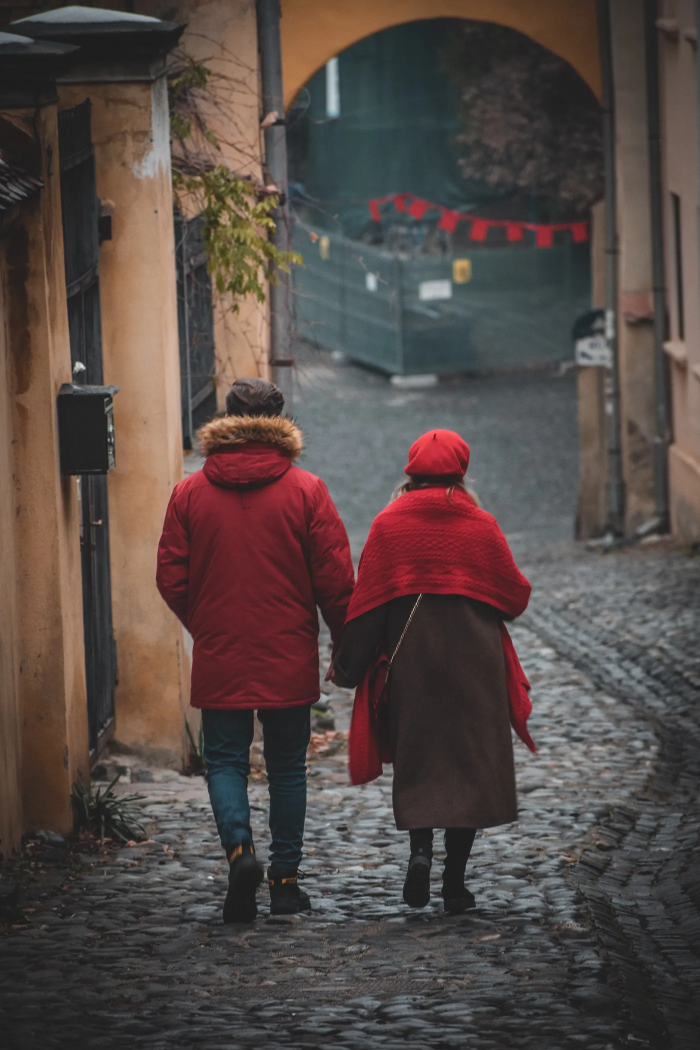
#> input picture aula02/original.jpeg, 1400 x 2100 px, given in place of Original.png, which was not available (shown at 1/2 size)
$ python exemplo2.py
#> lines starting #> are read from the running program, lines starting #| are printed output that depends on the picture; pictures that were not available may be replaced by others from this repository, and a replacement may not be noted
import cv2
import numpy as np
from matplotlib import pyplot as plt

kernel = np.ones((7, 7), np.uint8)

img_open = cv2.imread('Original.png', 0)
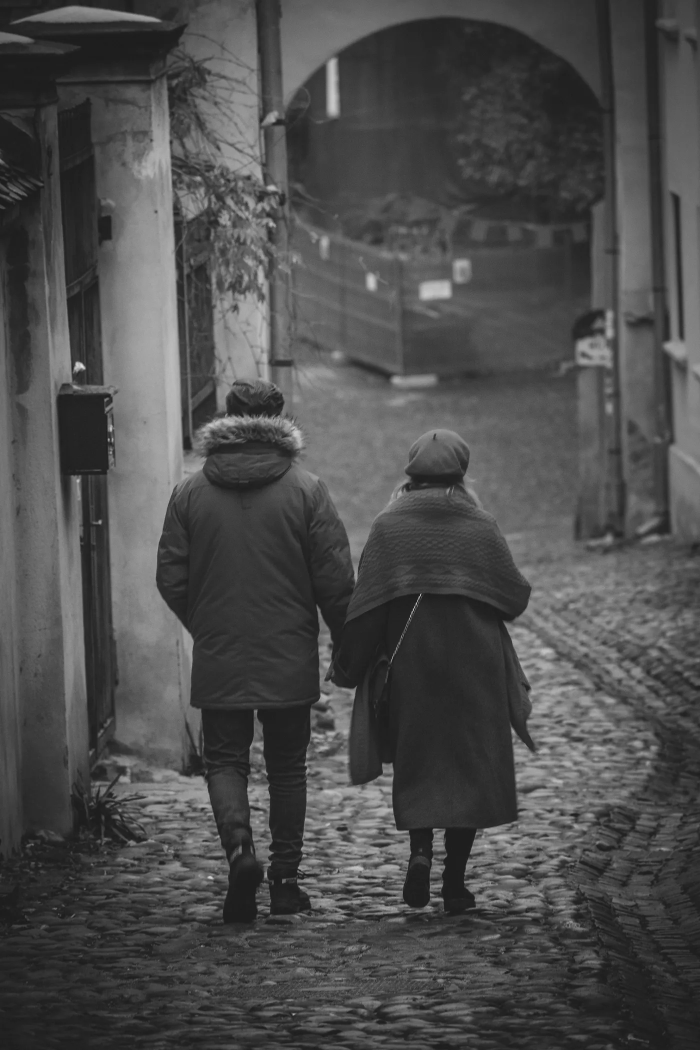
#> img_open: shape (2100, 1400) (shown at 1/2 size); min 16, max 254, mean 76.5

kernel = np.ones((7, 7), np.uint)
erosion = cv2.erode(img_open, kernel, iterations=3)
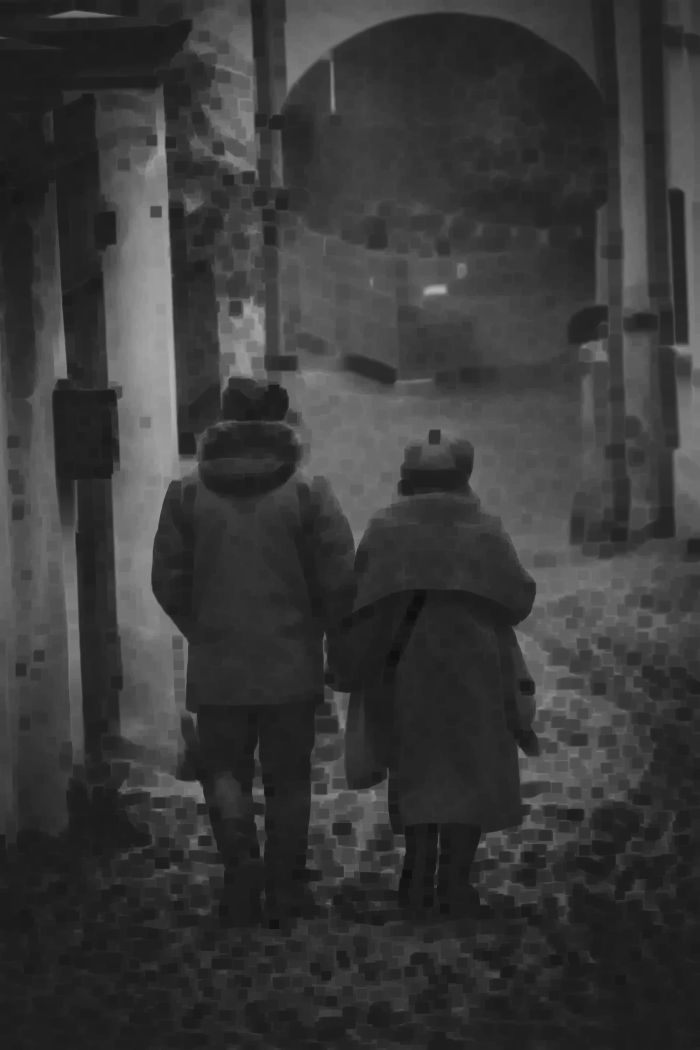
#> erosion: shape (2100, 1400) (shown at 1/2 size); min 16, max 183, mean 57.1
opening = cv2.dilate(erosion,kernel,iterations = 1)

# opening = cv2.morphologyEx(img_open, cv2.MORPH_OPEN, kernel)

img_close = cv2.imread('Original.png', 0)
closing = cv2.morphologyEx(img_close, cv2.MORPH_CLOSE, kernel)

plt.subplot(221), plt.imshow(img_open)
plt.title('Imagem 1')
plt.subplot(222), plt.imshow(opening)
plt.title('Opening')
plt.subplot(223), plt.imshow(img_close)
plt.title('Imagem 2')
plt.subplot(224), plt.imshow(closing)
plt.title('Closing')

plt.tight_layout()
plt.show()
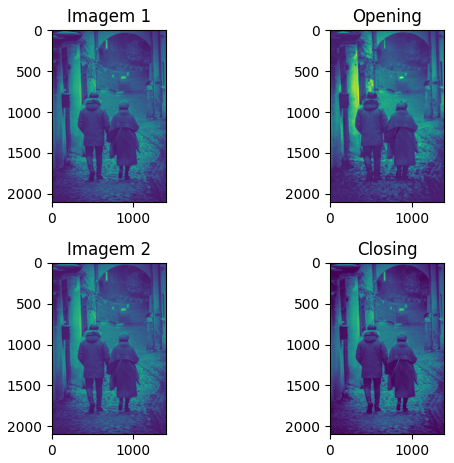
#> figure drawn by matplotlib, 4 panels
